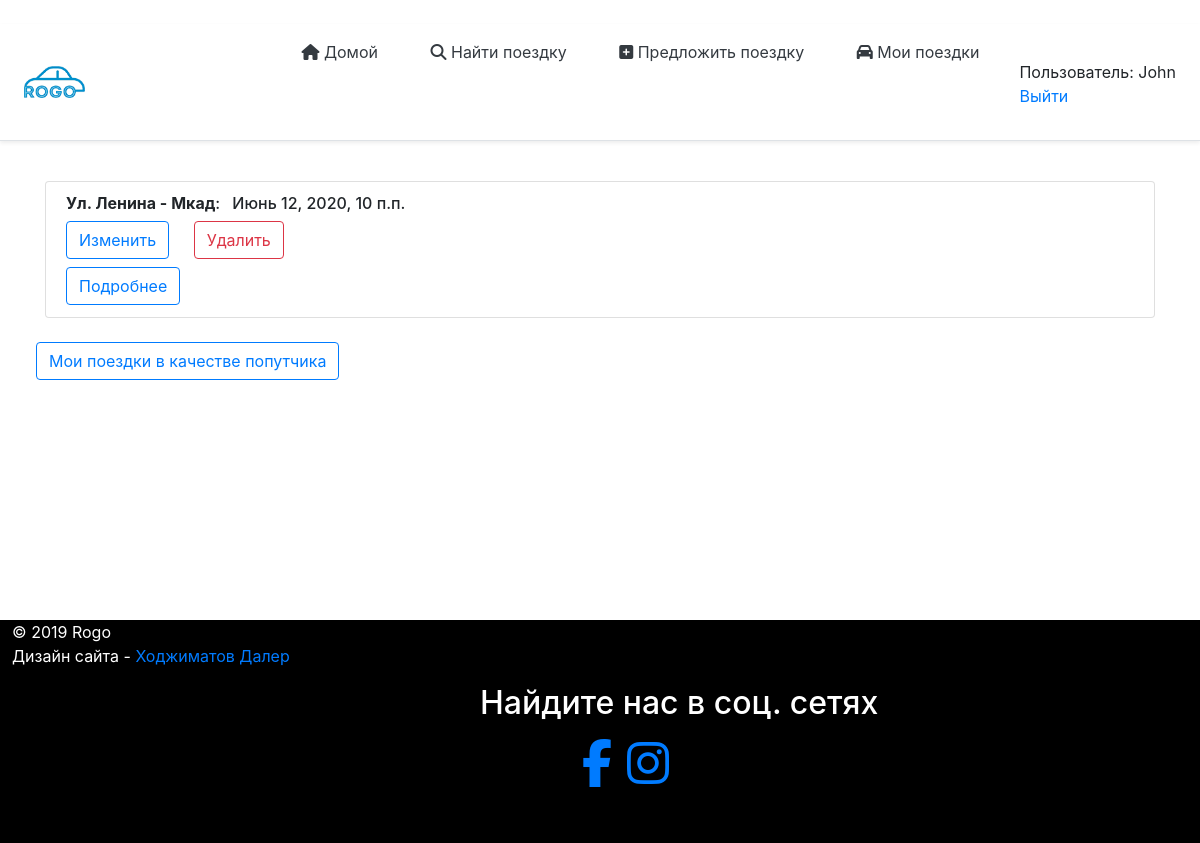
The page /rides/myRides/ (signed in) on the database its author committed.
### rides/models.py (models this page shows, shortened)
class Rides(models.Model):
    author = models.ForeignKey(User, on_delete = models.CASCADE, verbose_name = 'Создатель поездки', blank = True, null = True)
    date_create = models.DateTimeField(default=default_datetime(), null=True, blank = True, verbose_name = 'Дата создания')
    pick_up_location = models.CharField(max_length=120, verbose_name='Место сбора')
    drop_location = models.CharField(max_length=120, verbose_name='Пункт назначения')
    total_rides = models.IntegerField(verbose_name='Количество пассажиров(мин=1, макс=10)', validators=[MaxValueValidator(10),MinValueValidator(1)])
    date = models.DateField(verbose_name='Дата(гг-мм-дд)')
    time= models.TimeField(verbose_name='Время(ч:м)',auto_now=False, auto_now_add=False, null=True)
    price = models.CharField(max_length=120,verbose_name='Цена (с.)', default='')
    car = models.CharField(max_length=120,default='',verbose_name='Марка авто')
    car_number = models.CharField(max_length=12, verbose_name = 'Номер машины (01 0000 GG)', default = '')
    car_year_issue = models.CharField(max_length=4, verbose_name='Год выпуска машины', default = '')
    phone_number = models.CharField(max_length=15, default='', verbose_name='Номер телефона (используйте в начале код страны)')
    class Meta:
        verbose_name='Поездку' # отображение нужного названия в админ панели при редактировании
        verbose_name_plural='Поездки' # отображенпие нужного названия в панели админа

### rides/views.py (the view)
# urls.py: path('myRides/',views.myRides,name='myRides'),
def myRides(request):
    listRides = Rides.objects.all() # здесь мы наследуем БД
    context={ # через этот словарь можно передавать текст в html
        'listRides':listRides,
    }
    return render(request,'rides/myRides.html',context)

### rides/templates/rides/myRides.html
{% extends "rides/index.html" %}
{% block content %}
<div class="content2" style="margin-bottom:20%">
    <div class="container mt-4 ">
        {% for i in listRides %}
        <ul class="list-group mt-3">
            {% if request.user == i.author %}
            <li class="list-group-item">
                <h6><b>{{i.pick_up_location}} - {{i.drop_location}}</b>: <span class="m-2">{{i.date}}, {{i.time}}</span></h6>
                <a style="margin-right:20px;" class="btn btn-outline-primary mb-2" href="{% url 'updateRide' i.id %}">Изменить</a>
                <a class="btn btn-outline-danger mb-2" href="{% url 'deleteRide' i.id %}">Удалить</a>
                <br />
                <a class="btn btn-outline-primary" href="/ride/{{i.id}}">Подробнее</a>
            </li>
        </ul>
        {% endif %}
        {% endfor %}
    </div>
    <a style="margin-left:3%; margin-top:2%;" class="btn btn-outline-primary" href="{% url 'join_rides' %}">Мои поездки в качестве попутчика</a>
</div>
        {% endblock %}

### rides/templates/rides/index.html (shortened to what this page needs)
﻿<html xmlns="http://www.w3.org/1999/xhtml">
<head>
    {% load static %}
    <link rel="stylesheet" href="https://stackpath.bootstrapcdn.com/bootstrap/4.4.1/css/bootstrap.min.css">
    <link rel="stylesheet" href="{% static 'mainApp/css/style.css' %}" type="text/css" />
    <link rel="stylesheet" href="{% static 'mainApp/css/media.css' %}" type="text/css" />
    <link href="/docs/4.4/dist/css/bootstrap.min.css" rel="stylesheet">
</head>
<body>
    <div class="wrapper">
        <div class="d-flex flex-md-row align-items-center p-3 px-md-4 mb-3 bg-white border-bottom shadow-sm">
            <a href="{% url 'index' %}"><img style="max-width: 65%" src="{% static 'mainApp/image/rogo.png' %}" /></a>
            <div class="top">
                <nav class="my-2 my-md-0 mr-md-3" style="float:left">
                    <a class="px-md-4 text-dark" href="{% url 'index' %}"><i class="fas fa-home"></i> Домой</a>
                    <a class="px-md-4 text-dark" href="/rides"><i class="fas fa-search"></i> Найти поездку</a>
                    <a class="px-md-4 text-dark" href={% url 'offerRide' %}><i class="fas fa-plus-square"></i> Предложить поездку</a>
                    {% if user.is_authenticated %}
                    <a class="px-md-4 text-dark" href="{% url 'myRides' %}"><i class="fas fa-car"></i> Мои поездки</a>
                    {% endif %}
                </nav>
                {% block sidebar %}
                <ul class="sidebar-nav" style="float:right">
                    {% if user.is_authenticated %}
                    <li> Пользователь: {{ request.user.first_name }}</li>
                    <li><a href="{% url 'logout'%}">Выйти</a></li>
                    {% else %}
                    <li><a class="btn btn-outline-primary" href="{% url 'login'%}">Войти</a></li>
                    <li><a class="btn btn-outline-primary" href="{% url 'register' %}">Регистрация</a></li>
                    {% endif %}
                </ul>
                {% endblock %}
            </div>
        </div>
        <div class="content1">
            {% block content %}
            {% endblock %}
        </div>
        <footer class="footer" style="background-color: black; color: white; max-width:100%; padding-bottom: 40px; bottom: 0;box-sizing: border-box; width:100%;">
            <p style="padding-left:1%">
                © 2019 Rogo
                <br />
                Дизайн сайта - <a style="text-decoration: none;" href="https://www.instagram.com/daler_hojimatov/?hl=ru">Ходжиматов Далер</a>
            </p>
            <div style="margin-left:40%; max-width:50%;">
                <p class="float-center"><h2><span>Найдите нас в соц. сетях</span></h2></p>
                <ul style="margin-left: 17%">
                    <li style="float:left;"><a target="_blank" href="https://www.facebook.com/rogo.tj"><i class="fa fa-3x fa-facebook"></i></a></li>
                    <li><a style="margin-left: 15px;" target="_blank" href="https://www.instagram.com/rogo.tj/"><i class="fa fa-3x fa-instagram"></i></a></li>
                </ul>
            </div>
        </footer>
    </div>
</body>
</html>

### static/mainApp/css/style.css (style rules this page uses)
body { background-image: url("image/pogoda.jpg"); }
.sidebar-nav { margin-top: 20px; padding: 0; list-style: none; }
html, body { height: 100%; width:100% }
* { margin: 0; padding: 0; }
.wrapper { height: 100%; width: 100% }
.content1 { height: 100%; width: 100% }
.content1 { width: 100% }

### static/mainApp/css/media.css (style rules this page uses)
* { transition: all .2s; }

### rides/templates/rides/index.html (style rules this page uses)
li { list-style-type: none; }
ul { margin-left: 0; padding-left: 0; }
* { margin: 0; padding: 0; }
html, body { height: 100%; }
.wrapper { display: table; height: 100%; }
.content1 { display: table-row; height: 100%; }

### rows shown on the page
Rides: pick_up_location "Ул. Ленина", drop_location "Мкад", date "Июнь 12, 2020", time "10 п.п."

### other values the page prints
{{ request.user.first_name }} "John"
